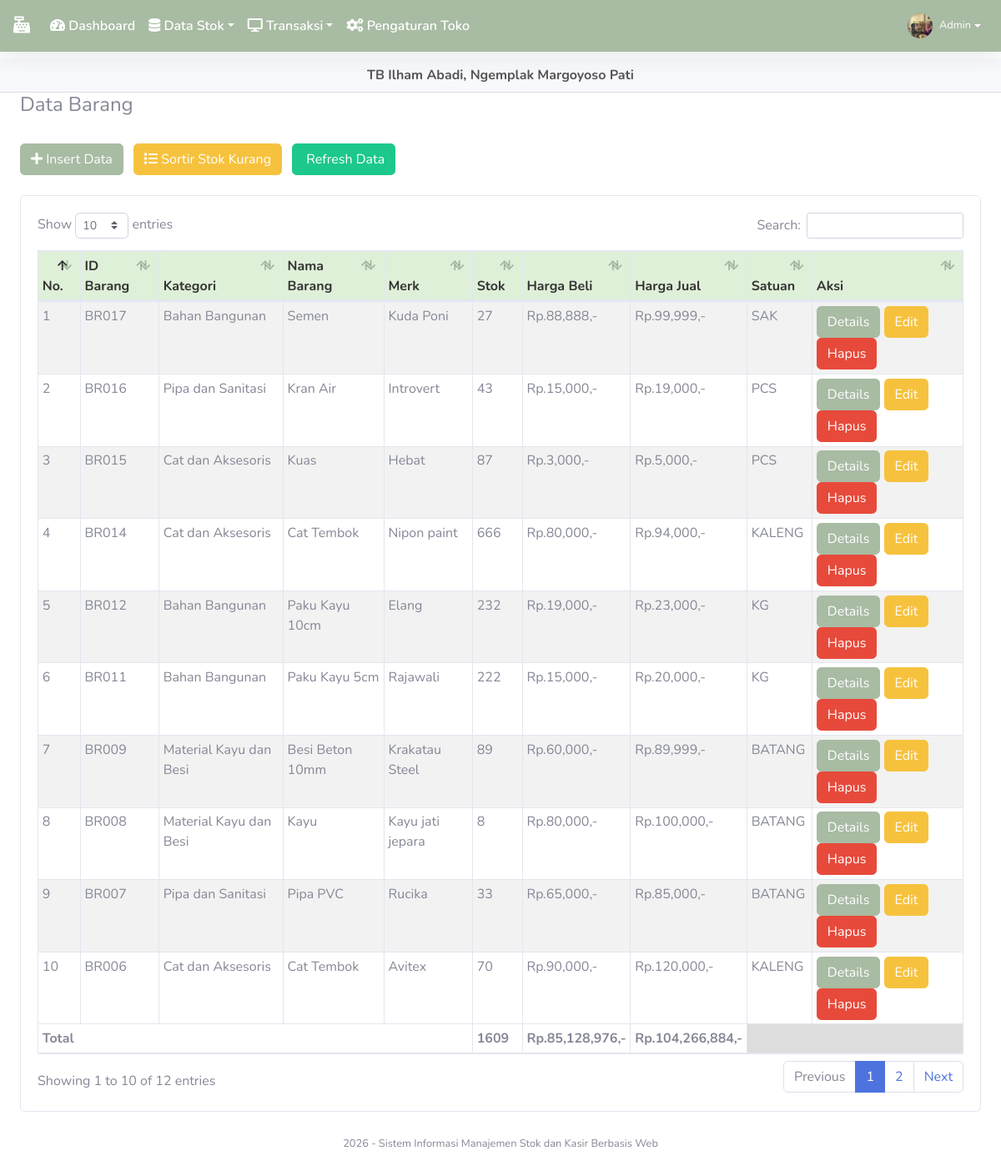
Screenshot of /index.php?page=barang (signed in) with the database file from the repository.
### tables this page shows
CREATE TABLE `member` (
  `id_member` int(11) NOT NULL,
  `nm_member` varchar(255) NOT NULL,
  `alamat_member` text NOT NULL,
  `telepon` varchar(255) NOT NULL,
  `email` varchar(255) NOT NULL,
  `gambar` text NOT NULL
);

CREATE TABLE `toko` (
  `id_toko` int(11) NOT NULL,
  `nama_toko` varchar(255) NOT NULL,
  `alamat_toko` text NOT NULL,
  `tlp` varchar(255) NOT NULL,
  `nama_pemilik` varchar(255) NOT NULL
);

CREATE TABLE `barang` (
  `id` int(11) NOT NULL,
  `id_barang` varchar(255) NOT NULL,
  `id_kategori` int(11) NOT NULL,
  `nama_barang` text NOT NULL,
  `merk` varchar(255) NOT NULL,
  `harga_beli` varchar(255) NOT NULL,
  `harga_jual` varchar(255) NOT NULL,
  `satuan_barang` varchar(255) NOT NULL,
  `stok` text NOT NULL,
  `tgl_input` varchar(255) NOT NULL,
  `tgl_update` varchar(255) DEFAULT NULL
);

CREATE TABLE `kategori` (
  `id_kategori` int(11) NOT NULL,
  `nama_kategori` varchar(255) NOT NULL,
  `tgl_input` varchar(255) NOT NULL
);

### admin/module/barang/index.php (the view, shortened to what this page needs)
<h4>Data Barang</h4>
        <br />
        <button type="button" class="btn btn-primary btn-md mr-2" data-toggle="modal" data-target="#myModal">
            <i class="fa fa-plus"></i> Insert Data</button>
        <a href="index.php?page=barang&stok=yes" class="btn btn-warning btn-md mr-2">
            <i class="fa fa-list"></i> Sortir Stok Kurang</a>
        <a href="index.php?page=barang" class="btn btn-success btn-md">
            <i class="fa fa-refresh"></i> Refresh Data</a>
        <br />
        <div class="card card-body">
            <div class="table-responsive">
                <table class="table table-bordered table-striped table-sm" id="example1">
                    <thead>
                        <tr style="background:#DFF0D8;color:#333;">
                            <th>No.</th>
                            <th>ID Barang</th>
                            <th>Kategori</th>
                            <th>Nama Barang</th>
                            <th>Merk</th>
                            <th>Stok</th>
                            <th>Harga Beli</th>
                            <th>Harga Jual</th>
                            <th>Satuan</th>
                            <th>Aksi</th>
                        </tr>
                    </thead>
                    <tbody>
                        <?php
						$totalBeli = 0;
						$totalJual = 0;
						$totalStok = 0;
						if($_GET['stok'] == 'yes')
						{
							$hasil = $lihat -> barang_stok();
						}else{
							$hasil = $lihat -> barang();
						}
						$no=1;
						foreach($hasil as $isi) {
					?>
                        <tr>
                            <td><?php echo $no;?></td>
                            <td><?php echo $isi['id_barang'];?></td>
                            <td><?php echo $isi['nama_kategori'];?></td>
                            <td><?php echo $isi['nama_barang'];?></td>
                            <td><?php echo $isi['merk'];?></td>
                            <td>
                                <?php if($isi['stok'] == '0'){?>
                                <button class="btn btn-danger"> Habis</button>
                                <?php }else{?>
                                <?php echo $isi['stok'];?>
                                <?php }?>
                            </td>
                            <td>Rp.<?php echo number_format($isi['harga_beli']);?>,-</td>
                            <td>Rp.<?php echo number_format($isi['harga_jual']);?>,-</td>
                            <td> <?php echo $isi['satuan_barang'];?></td>
                            <td>
                                <?php if($isi['stok'] <=  '3'){?>
                                <form method="POST" action="fungsi/edit/edit.php?stok=edit">
                                    <input type="text" name="restok" class="form-control">
                                    <input type="hidden" name="id" value="<?php echo $isi['id_barang'];?>"
                                        class="form-control">
                                    <button class="btn btn-primary btn-sm">
                                        Restok
                                    </button>
                                    <a href="fungsi/hapus/hapus.php?barang=hapus&id=<?php echo $isi['id_barang'];?>"
                                        onclick="javascript:return confirm('Hapus Data barang ?');">
                                        <button class="btn btn-danger btn-sm">Hapus</button></a>
                                </form>
                                <?php }else{?>
                                <a href="index.php?page=barang/details&barang=<?php echo $isi['id_barang'];?>"><button
                                        class="btn btn-primary btn-xs">Details</button></a>
                                <a href="index.php?page=barang/edit&barang=<?php echo $isi['id_barang'];?>"><button
                                        class="btn btn-warning btn-xs">Edit</button></a>
                                <a href="fungsi/hapus/hapus.php?barang=hapus&id=<?php echo $isi['id_barang'];?>"
                                    onclick="javascript:return confirm('Hapus Data barang ?');"><button
                                        class="btn btn-danger btn-xs">Hapus</button></a>
                                <?php }?>
                        </tr>
                        <?php
							$no++;
							$totalBeli += $isi['harga_beli'] * $isi['stok'];
							$totalJual += $isi['harga_jual'] * $isi['stok'];
							$totalStok += $isi['stok'];
						}
					?>
                    </tbody>
                    <tfoot>
                        <tr>
                            <th colspan="5">Total </td>
                            <th><?php echo $totalStok;?></td>
                            <th>Rp.<?php echo number_format($totalBeli);?>,-</td>
                            <th>Rp.<?php echo number_format($totalJual);?>,-</td>
                            <th colspan="2" style="background:#ddd"></th>
                        </tr>
                    </tfoot>
                </table>
            </div>
        </div>

### index.php (shortened to what this page needs)
<?php
	if(!empty($_SESSION['admin'])){
		require 'config.php';
		$lihat = new view($config);
		$toko = $lihat -> toko();
			include 'admin/template/header.php';
			include 'admin/template/sidebar.php';
				if(!empty($_GET['page'])){
					include 'admin/module/'.$_GET['page'].'/index.php';
				}else{
					include 'admin/template/home.php';
				}
			include 'admin/template/footer.php';
	}else{
		echo '<script>window.location="login.php";</script>';
		exit;
	}
?>

### admin/template/header.php (shortened to what this page needs)
<!DOCTYPE html>
<html lang="en">
<head>
  <link href="sb-admin/vendor/fontawesome-free/css/all.min.css" rel="stylesheet">
  <link href="sb-admin/css/sb-admin-2.min.css" rel="stylesheet">
  <link rel="stylesheet" href="sb-admin/vendor/datatables/dataTables.bootstrap4.css" />
</head>
<body id="page-top">

### admin/template/sidebar.php (shortened to what this page needs)
<?php
$id = $_SESSION['admin']['id_member'];
$hasil_profil = $lihat->member_edit($id);
$role = $_SESSION['role'] ?? ($_SESSION['admin']['role'] ?? 'admin');
?>
<nav class="navbar navbar-expand-lg navbar-custom fixed-top shadow">
  <a class="navbar-brand" href="index.php">
    <i class="fas fa-cash-register"></i>
  </a>
  <div class="collapse navbar-collapse" id="navbarNav">
    <ul class="navbar-nav mr-auto">
      <?php if ($role === 'karyawan'): ?>
        <li class="nav-item"><a class="nav-link" href="index.php?page=jual"><i class="fas fa-desktop"></i> Kasir</a></li>
        <li class="nav-item dropdown">
          <a class="nav-link dropdown-toggle" href="#" id="stokDropdown" data-toggle="dropdown"><i class="fas fa-database"></i> Data Stok</a>
          <div class="dropdown-menu">
            <a class="dropdown-item" href="index.php?page=barang">Barang</a>
            <a class="dropdown-item" href="index.php?page=kategori">Kategori</a>
          </div>
        </li>
      <?php else: ?>
        <li class="nav-item"><a class="nav-link" href="index.php"><i class="fas fa-tachometer-alt"></i> Dashboard</a></li>
        <li class="nav-item dropdown">
          <a class="nav-link dropdown-toggle" href="#" id="stokDropdown" data-toggle="dropdown"><i class="fas fa-database"></i> Data Stok</a>
        </li>
        <li class="nav-item dropdown">
          <a class="nav-link dropdown-toggle" href="#" id="transaksiDropdown" data-toggle="dropdown"><i class="fas fa-desktop"></i> Transaksi</a>
        </li>
        <li class="nav-item"><a class="nav-link" href="index.php?page=pengaturan"><i class="fas fa-cogs"></i> Pengaturan Toko</a></li>
      <?php endif; ?>
    </ul>
    <ul class="navbar-nav">
      <li class="nav-item dropdown">
        <a class="nav-link dropdown-toggle d-flex align-items-center" href="#" id="userDropdown" data-toggle="dropdown">
          <img class="img-profile rounded-circle mr-2" src="assets/img/user/<?php echo $hasil_profil['gambar'];?>" width="30" height="30">
          <span class="d-none d-lg-inline text-white small"><?php echo $hasil_profil['nm_member'];?></span>
        </a>
      </li>
    </ul>
  </div>
</nav>
<div class="store-info">
  <?php echo $toko['nama_toko'];?>, <?php echo $toko['alamat_toko'];?>
</div>
<div class="container-fluid">

### admin/template/footer.php (shortened to what this page needs)
 </div>
 <footer class="sticky-footer bg-white">
     <div class="container my-auto">
         <div class="copyright text-center my-auto">
             <span>
                 <?php echo date('Y');?> - Sistem Informasi Manajemen Stok dan Kasir Berbasis Web
             </span>
         </div>
     </div>
 </footer>
</body>
</html>

### admin/template/header.php (style rules this page uses)
body { padding-top: 70px; }
.navbar-custom { background-color: #A8BBA3 !important; }
.navbar-custom .nav-link, .navbar-custom .navbar-brand { color: #fff !important; font-weight: 600; }
.store-info { background: #f8f9fc; padding: 8px 15px; text-align: center; font-weight: bold; color: #555; border-bottom: 1px solid #ddd; }
.bg-primary, .bg-gradient-primary, .btn-primary { background-color: #A8BBA3 !important; background-image: none !important; border-color: #A8BBA3 !important; }

### rows the page displays
toko: nama_toko "TB Ilham Abadi", alamat_toko "Ngemplak Margoyoso Pati"
barang: id_barang "BR017", id_kategori.nama_kategori "Bahan Bangunan", nama_barang "Semen", merk "Kuda Poni", stok "27", harga_beli "88,888", harga_jual "99,999", satuan_barang "SAK"
barang: id_barang "BR016", id_kategori.nama_kategori "Pipa dan Sanitasi", nama_barang "Kran Air", merk "Introvert", stok "43", harga_beli "15,000", harga_jual "19,000", satuan_barang "PCS"
barang: id_barang "BR015", id_kategori.nama_kategori "Cat dan Aksesoris", nama_barang "Kuas", merk "Hebat", stok "87", harga_beli "3,000", harga_jual "5,000", satuan_barang "PCS"
barang: id_barang "BR014", id_kategori.nama_kategori "Cat dan Aksesoris", nama_barang "Cat Tembok", merk "Nipon paint", stok "666", harga_beli "80,000", harga_jual "94,000", satuan_barang "KALENG"
barang: id_barang "BR012", id_kategori.nama_kategori "Bahan Bangunan", nama_barang "Paku Kayu 10cm", merk "Elang", stok "232", harga_beli "19,000", harga_jual "23,000", satuan_barang "KG"
barang: id_barang "BR011", id_kategori.nama_kategori "Bahan Bangunan", nama_barang "Paku Kayu 5cm", merk "Rajawali", stok "222", harga_beli "15,000", harga_jual "20,000", satuan_barang "KG"
barang: id_barang "BR009", id_kategori.nama_kategori "Material Kayu dan Besi", nama_barang "Besi Beton 10mm", merk "Krakatau Steel", stok "89", harga_beli "60,000", harga_jual "89,999", satuan_barang "BATANG"
barang: id_barang "BR008", id_kategori.nama_kategori "Material Kayu dan Besi", nama_barang "Kayu", merk "Kayu jati jepara", stok "8", harga_beli "80,000", harga_jual "100,000", satuan_barang "BATANG"
barang: id_barang "BR007", id_kategori.nama_kategori "Pipa dan Sanitasi", nama_barang "Pipa PVC", merk "Rucika", stok "33", harga_beli "65,000", harga_jual "85,000", satuan_barang "BATANG"
barang: id_barang "BR006", id_kategori.nama_kategori "Cat dan Aksesoris", nama_barang "Cat Tembok", merk "Avitex", stok "70", harga_beli "90,000", harga_jual "120,000", satuan_barang "KALENG"

### other values shown
$hasil_profil['nm_member'] "Admin"
$totalStok "1609"
$totalBeli "85,128,976"
$totalJual "104,266,884"
